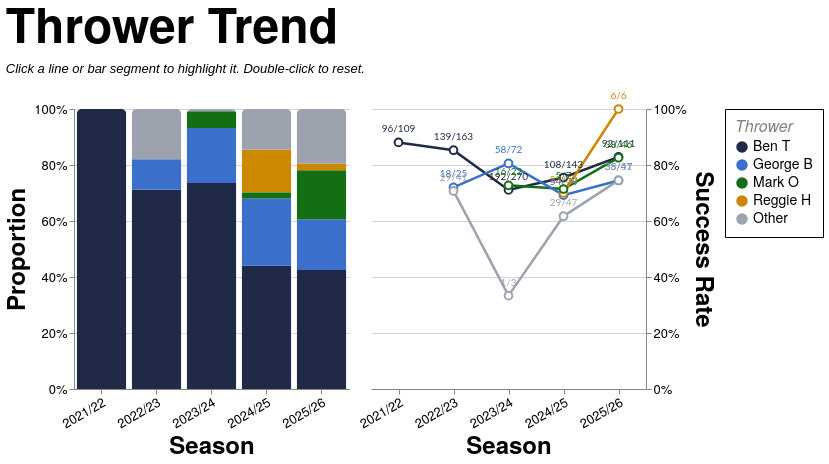

Express this chart as Vega-Lite.
### Vega-Lite specification from a JSON file in a GitHub repository (floating-point values rounded to 4 significant figures; data arrays with more than 128 entries replaced by an {"elided": "..."} marker saying what was removed)
{"config": {"axis": {"labelFont": "PT Sans Narrow, Helvetica Neue, Helvetica, Arial, sans-serif", "titleFont": "PT Sans Narrow, Helvetica Neue, Helvetica, Arial, sans-serif", "labelFontSize": 13, "titleFontSize": 24, "gridColor": "#202947", "gridOpacity": 0.2, "zindex": 1}, "text": {"font": "Lato, sans-serif"}, "bar": {"cornerRadiusEnd": 5}, "header": {"labelFont": "PT Sans Narrow, Helvetica Neue, Helvetica, Arial, sans-serif", "titleFont": "PT Sans Narrow, Helvetica Neue, Helvetica, Arial, sans-serif", "labelFontSize": 24, "titleFontSize": 28, "labelFontWeight": "bold", "orient": "left"}, "legend": {"labelFont": "PT Sans Narrow, Helvetica Neue, Helvetica, Arial, sans-serif", "titleFont": "PT Sans Narrow, Helvetica Neue, Helvetica, Arial, sans-serif", "labelFontSize": 14, "titleFontSize": 16, "titlePadding": 5, "fillColor": "white", "strokeColor": "black", "padding": 10, "titleFontWeight": "lighter", "titleFontStyle": "italic", "titleColor": "gray", "offset": 10}, "title": {"font": "PT Sans Narrow, Helvetica Neue, Helvetica, Arial, sans-serif", "fontSize": 48, "fontWeight": "bold", "anchor": "start", "align": "center", "titlePadding": 20, "subtitlePadding": 10, "subtitleFontSize": 13, "subtitleColor": "", "subtitleFontStyle": "italic", "offset": 15, "color": "black"}, "axisX": {"labelAngle": 0}, "facet": {"title": null, "header": null, "align": {"row": "each", "column": "each"}, "spacing": 10}, "resolve": {"scale": {"y": "independent", "facet": "independent"}}, "background": "transparent", "scale": {"offsetBandPaddingOuter": 0.2, "offsetBandPaddingInner": 0.1}, "view": {"stroke": null, "background": "transparent"}}, "hconcat": [{"mark": {"type": "bar", "opacity": 0.85}, "encoding": {"color": {"field": "thrower_tier", "scale": {"domain": ["Ben T", "George B", "Mark O", "Reggie H", "Other"], "range": ["#202946", "#3a6fcc", "#146f14", "#cc8800", "#9ca3af"]}, "title": "Thrower", "type": "nominal"}, "opacity": {"condition": {"param": "param_13", "value": 1.0, "empty": true}, "value": 0.2}, "order": {"field": "tier_sort_order", "sort": "ascending", "type": "quantitative"}, "tooltip": [{"field": "season", "title": "Season", "type": "nominal"}, {"field": "thrower_tier_name", "title": "Thrower", "type": "nominal"}, {"field": "attempts", "format": ",.0f", "title": "Attempts", "type": "quantitative"}, {"field": "won", "format": ",.0f", "title": "Won", "type": "quantitative"}, {"field": "success_rate", "format": ".1%", "title": "Success Rate", "type": "quantitative"}], "x": {"axis": {"labelAngle": -30}, "field": "season", "sort": ["2021/22", "2022/23", "2023/24", "2024/25", "2025/26"], "title": "Season", "type": "nominal"}, "y": {"axis": {"format": "%", "orient": "left"}, "field": "attempts", "stack": "normalize", "title": "Proportion", "type": "quantitative"}}, "height": 280, "name": "view_14", "transform": [{"filter": "(loSquad == 'All' || datum.squad == loSquad) && (loGameType == 'All' || (loGameType == 'League + Cup' && (datum.game_type == 'League' || datum.game_type == 'Cup')) || (loGameType == 'League only' && datum.game_type == 'League') || datum.game_type == loGameType) && (loJumper == 'All' || datum.jumper == loJumper) && (loArea == 'All' || datum.area == loArea) && (loNumbers == 'All' || datum.numbers == loNumbers)"}, {"aggregate": [{"op": "count", "as": "attempts"}, {"op": "sum", "field": "won", "as": "won"}], "groupby": ["season", "thrower_tier", "thrower_tier_name"]}, {"joinaggregate": [{"op": "sum", "field": "attempts", "as": "season_attempts"}], "groupby": ["season"]}, {"calculate": "datum.attempts / datum.season_attempts", "as": "norm_count"}, {"calculate": "datum.won / datum.attempts", "as": "success_rate"}, {"calculate": "datum.won + '/' + datum.attempts", "as": "won_attempts_label"}, {"calculate": "datum.thrower_tier == 'Ben T' ? 0 : datum.thrower_tier == 'George B' ? 1 : datum.thrower_tier == 'Mark O' ? 2 : datum.thrower_tier == 'Reggie H' ? 3 : 999", "as": "tier_sort_order"}], "width": {"step": 55}}, {"layer": [{"mark": {"type": "line", "point": {"fill": "white", "filled": false, "size": 60}, "strokeWidth": 2.5}, "encoding": {"color": {"field": "thrower_tier", "scale": {"domain": ["Ben T", "George B", "Mark O", "Reggie H", "Other"], "range": ["#202946", "#3a6fcc", "#146f14", "#cc8800", "#9ca3af"]}, "title": "Thrower", "type": "nominal"}, "detail": {"field": "thrower_tier", "type": "nominal"}, "opacity": {"condition": {"param": "param_13", "value": 1.0, "empty": true}, "value": 0.2}, "tooltip": [{"field": "season", "title": "Season", "type": "nominal"}, {"field": "thrower_tier_name", "title": "Thrower", "type": "nominal"}, {"field": "attempts", "format": ",.0f", "title": "Attempts", "type": "quantitative"}, {"field": "won", "format": ",.0f", "title": "Won", "type": "quantitative"}, {"field": "success_rate", "format": ".1%", "title": "Success Rate", "type": "quantitative"}], "x": {"axis": {"labelAngle": -30}, "field": "season", "sort": ["2021/22", "2022/23", "2023/24", "2024/25", "2025/26"], "title": "Season", "type": "nominal"}, "y": {"axis": {"format": "%", "orient": "right"}, "field": "success_rate", "scale": {"domainMax": 1, "nice": true}, "title": "Success Rate", "type": "quantitative"}}, "name": "view_13", "transform": [{"filter": "(loSquad == 'All' || datum.squad == loSquad) && (loGameType == 'All' || (loGameType == 'League + Cup' && (datum.game_type == 'League' || datum.game_type == 'Cup')) || (loGameType == 'League only' && datum.game_type == 'League') || datum.game_type == loGameType) && (loJumper == 'All' || datum.jumper == loJumper) && (loArea == 'All' || datum.area == loArea) && (loNumbers == 'All' || datum.numbers == loNumbers)"}, {"aggregate": [{"op": "count", "as": "attempts"}, {"op": "sum", "field": "won", "as": "won"}], "groupby": ["season", "thrower_tier", "thrower_tier_name"]}, {"joinaggregate": [{"op": "sum", "field": "attempts", "as": "season_attempts"}], "groupby": ["season"]}, {"calculate": "datum.attempts / datum.season_attempts", "as": "norm_count"}, {"calculate": "datum.won / datum.attempts", "as": "success_rate"}, {"calculate": "datum.won + '/' + datum.attempts", "as": "won_attempts_label"}, {"calculate": "datum.thrower_tier == 'Ben T' ? 0 : datum.thrower_tier == 'George B' ? 1 : datum.thrower_tier == 'Mark O' ? 2 : datum.thrower_tier == 'Reggie H' ? 3 : 999", "as": "tier_sort_order"}]}, {"mark": {"type": "text", "align": "center", "baseline": "bottom", "dy": -8, "fontSize": 10}, "encoding": {"color": {"field": "thrower_tier", "scale": {"domain": ["Ben T", "George B", "Mark O", "Reggie H", "Other"], "range": ["#202946", "#3a6fcc", "#146f14", "#cc8800", "#9ca3af"]}, "title": "Thrower", "type": "nominal"}, "detail": {"field": "thrower_tier", "type": "nominal"}, "opacity": {"condition": {"param": "param_13", "value": 1.0, "empty": true}, "value": 0.2}, "text": {"field": "won_attempts_label", "type": "nominal"}, "x": {"axis": {"labelAngle": -30}, "field": "season", "sort": ["2021/22", "2022/23", "2023/24", "2024/25", "2025/26"], "title": "Season", "type": "nominal"}, "y": {"axis": {"format": "%", "orient": "right"}, "field": "success_rate", "scale": {"domainMax": 1, "nice": true}, "title": "Success Rate", "type": "quantitative"}}, "transform": [{"filter": "(loSquad == 'All' || datum.squad == loSquad) && (loGameType == 'All' || (loGameType == 'League + Cup' && (datum.game_type == 'League' || datum.game_type == 'Cup')) || (loGameType == 'League only' && datum.game_type == 'League') || datum.game_type == loGameType) && (loJumper == 'All' || datum.jumper == loJumper) && (loArea == 'All' || datum.area == loArea) && (loNumbers == 'All' || datum.numbers == loNumbers)"}, {"aggregate": [{"op": "count", "as": "attempts"}, {"op": "sum", "field": "won", "as": "won"}], "groupby": ["season", "thrower_tier", "thrower_tier_name"]}, {"joinaggregate": [{"op": "sum", "field": "attempts", "as": "season_attempts"}], "groupby": ["season"]}, {"calculate": "datum.attempts / datum.season_attempts", "as": "norm_count"}, {"calculate": "datum.won / datum.attempts", "as": "success_rate"}, {"calculate": "datum.won + '/' + datum.attempts", "as": "won_attempts_label"}, {"calculate": "datum.thrower_tier == 'Ben T' ? 0 : datum.thrower_tier == 'George B' ? 1 : datum.thrower_tier == 'Mark O' ? 2 : datum.thrower_tier == 'Reggie H' ? 3 : 999", "as": "tier_sort_order"}]}], "height": 280, "width": {"step": 55}}], "data": {"name": "data-770c0a1c376cecb9a24750ca4abbbc66"}, "params": [{"name": "loSquad", "value": "All"}, {"name": "loSeason", "value": "All"}, {"name": "loGameType", "value": "All"}, {"name": "loThrower", "value": "All"}, {"name": "loJumper", "value": "All"}, {"name": "loArea", "value": "All"}, {"name": "loNumbers", "value": "All"}, {"name": "param_13", "select": {"type": "point", "clear": "dblclick", "fields": ["thrower_tier"], "on": "click"}, "views": ["view_14", "view_13"]}], "resolve": {"scale": {"color": "shared"}}, "spacing": 8, "title": {"text": "Thrower Trend", "subtitle": "Click a line or bar segment to highlight it. Double-click to reset."}, "$schema": "https://vega.github.io/schema/vega-lite/v5.20.1.json", "datasets": {"data-770c0a1c376cecb9a24750ca4abbbc66": {"elided": "1291 records"}}}
